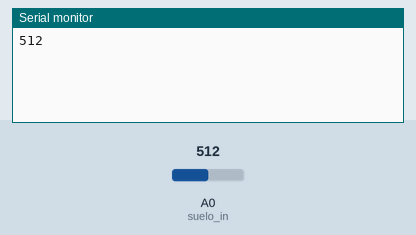
Simulated run of this sketch. Board: Arduino Uno, built with avr-gcc and run on an emulated ATmega328P. Parts: the last lines printed to the serial monitor. The test bench sets the inputs (shaded band); at power-on: A0 (suelo_in) = 512.

Above: at 18.0 s.
18.1 s: A0 (suelo_in) set to 716
At 21.4 s:
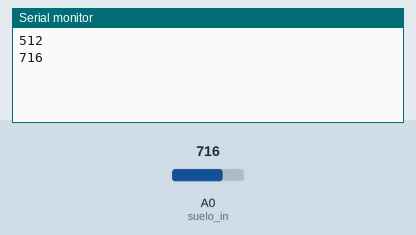
33.1 s: A0 (suelo_in) set to 900
At 41.5 s:
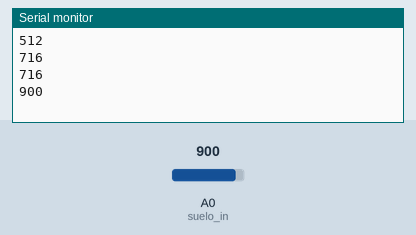
Timing chart, 0 to 43.0 s (numbered marks = the images above; inputs shaded):
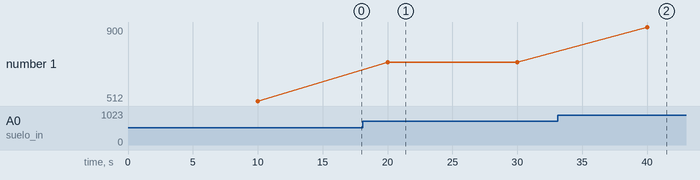

The sketch:

pruebas_sensores_arduino.ino
```cpp
int suelo_cont = 0;
int suelo_in = A0;
int suelo_trigger = 2;
void setup() {
  pinMode(suelo_in, INPUT);
  pinMode(suelo_trigger, OUTPUT);
  Serial.begin(9600);

}

void loop() {
  if(suelo_cont == 10) {
    digitalWrite(suelo_trigger, HIGH);
    Serial.println(analogRead(suelo_in));
    suelo_cont = 0;
  }
  suelo_cont += 1;
  delay(1000);
}
```

Measured:
- after the input at 18.1 s, the serial monitor: prints a new line after 1.9 s (image 1)
- after the input at 33.1 s, the serial monitor: prints a new line after 6.9 s (image 2)
- plotted number 1: 512 → 716 after the input at 18.1 s, 716 → 900 after the input at 33.1 s
